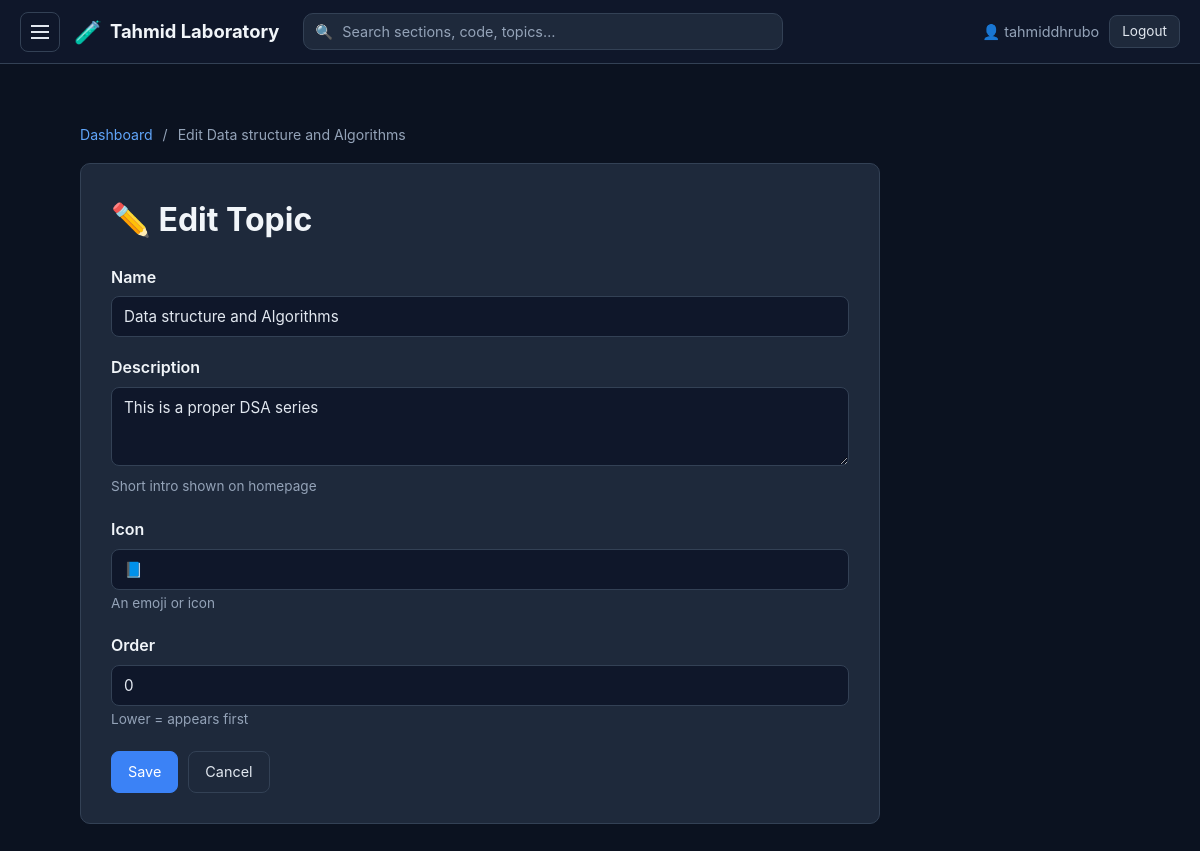
Screenshot of /dashboard/topic/1/edit/ (signed in) with the database file from the repository.
### lab/models.py (models this page shows, shortened)
class Topic(models.Model):
    name = models.CharField(max_length=200, unique=True)
    slug = models.SlugField(max_length=200, unique=True, blank=True)
    description = models.TextField(
        blank=True, help_text="Short intro shown on homepage"
    )
    icon = models.CharField(max_length=50, default="📘", help_text="An emoji or icon")
    order = models.IntegerField(default=0, help_text="Lower = appears first")
    created_at = models.DateTimeField(auto_now_add=True)
    updated_at = models.DateTimeField(auto_now=True)
    class Meta:
        ordering = ["order", "name"]

### lab/views.py (the view)
@staff_required
def dashboard_topic_edit(request, pk):
    topic = get_object_or_404(Topic, pk=pk)
    if request.method == "POST":
        form = TopicForm(request.POST, instance=topic)
        if form.is_valid():
            form.save()
            messages.success(request, "Topic updated.")
            return redirect("lab:dashboard")
    else:
        form = TopicForm(instance=topic)
    return render(
        request,
        "lab/dashboard_topic_form.html",
        {"form": form, "mode": "edit", "topic": topic},
    )

### lab/forms.py
class TopicForm(forms.ModelForm):
    class Meta:
        model = Topic
        fields = ["name", "description", "icon", "order"]
        widgets = {
            "name": forms.TextInput(attrs={"class": "form-control"}),
            "description": forms.Textarea(attrs={"class": "form-control", "rows": 3}),
            "icon": forms.TextInput(
                attrs={"class": "form-control", "placeholder": "🐍"}
            ),
            "order": forms.NumberInput(attrs={"class": "form-control"}),
        }

### lab/views.py (called while the page is built)
def staff_required(view):
    return user_passes_test(
        lambda u: u.is_authenticated and u.is_staff, login_url="/admin/login/"
    )(view)

### lab/templates/lab/dashboard_topic_form.html (shortened to what this page needs)
{% extends 'lab/base.html' %}
{% block content %}
<div class="dash-wrap">
    <div class="breadcrumb">
        <a href="{% url 'lab:dashboard' %}">Dashboard</a>
        <span>/</span>
        {% if mode == 'add' %}New Topic{% else %}Edit {{ topic.name }}{% endif %}
    </div>
    <div class="form-card">
        <h1>{% if mode == 'add' %}➕ New Topic{% else %}✏️ Edit Topic{% endif %}</h1>
        <form method="post">
            {% for field in form %}
            <div class="form-group">
                <label>{{ field.label }}</label>
                {{ field }}
                {% if field.help_text %}<small>{{ field.help_text }}</small>{% endif %}
            </div>
            {% endfor %}
            <div class="form-actions">
                <button type="submit" class="btn btn-primary">Save</button>
                <a href="{% url 'lab:dashboard' %}" class="btn">Cancel</a>
            </div>
        </form>
    </div>
</div>
{% endblock %}

### lab/templates/lab/base.html (shortened to what this page needs)
{% load static %}
<!DOCTYPE html>
<html lang="en">
<head>
    <link rel="stylesheet" href="{% static 'css/style.css' %}">
    <link rel="stylesheet" href="{% static 'css/dashboard.css' %}">
    <link rel="stylesheet" href="https://cdnjs.cloudflare.com/ajax/libs/highlight.js/11.9.0/styles/github-dark.min.css">
</head>
<body>
    <header class="topbar">
        <button class="menu-toggle" onclick="toggleSidebar()" aria-label="Toggle sidebar">
            <span class="hamburger"></span>
        </button>
        <a href="{% url 'lab:home' %}" class="brand">
            <span class="brand-icon">🧪</span>
            <span class="brand-text">Tahmid Laboratory</span>
        </a>
        <form class="search-form" action="{% url 'lab:search' %}" method="get" role="search">
            <span class="search-icon">🔍</span>
            <input type="text" name="q" placeholder="Search sections, code, topics…"
                value="{{ request.GET.q|default:'' }}" class="search-input" autocomplete="off">
        </form>
        <div class="topbar-right">
            {% if user.is_authenticated %}
            <span class="user">👤 {{ user.username }}</span>
            <a href="/admin/logout/" class="btn btn-sm">Logout</a>
            {% else %}
            <a href="/admin/login/" class="btn btn-sm">Login</a>
            {% endif %}
        </div>
    </header>
    <div class="layout">
        <main class="main">
            {% block content %}{% endblock %}
        </main>
    </div>
</body>
</html>

### static/css/style.css (style rules this page uses)
* { box-sizing: border-box; margin: 0; padding: 0; }
:root { --primary: #60a5fa; --primary-dark: #3b82f6; --bg: #0b1220; --bg-alt: #0f172a; --surface: #1e293b; --surface-2: #334155; --border: #334155; --text: #e2e8f0; --text-strong: #f1f5f9; --muted: #94a3b8; --sidebar-bg: #060b16; --sidebar-active: #1e40af; --danger: #f87171; --success: #34d399; --radius: 10px; }
body { font-family: -apple-system, BlinkMacSystemFont, "Segoe UI", Roboto, sans-serif; background: var(--bg); color: var(--text); line-height: 1.6; min-height: 100vh; }
.topbar { position: fixed; top: 0; left: 0; right: 0; height: 64px; background: var(--bg-alt); border-bottom: 1px solid var(--border); display: flex; align-items: center; padding: 0 20px; z-index: 100; gap: 14px; }
.menu-toggle { background: transparent; border: 1px solid var(--border); border-radius: 8px; width: 40px; height: 40px; display: flex; align-items: center; justify-content: center; cursor: pointer; color: var(--text); flex-shrink: 0; transition: 0.15s; }
.hamburger { width: 18px; height: 2px; background: currentColor; position: relative; display: block; }
.hamburger::before, .hamburger::after { content: ''; position: absolute; left: 0; width: 18px; height: 2px; background: currentColor; }
.hamburger::before { top: -6px; }
.hamburger::after { top: 6px; }
.brand { font-size: 1.15rem; font-weight: 700; color: var(--text-strong); text-decoration: none; display: flex; align-items: center; gap: 8px; white-space: nowrap; }
.brand-icon { font-size: 1.4rem; }
.search-form { flex: 1; max-width: 480px; position: relative; margin: 0 10px; }
.search-icon { position: absolute; left: 12px; top: 50%; transform: translateY(-50%); font-size: 0.9rem; color: var(--muted); pointer-events: none; }
.search-input { width: 100%; background: var(--surface); border: 1px solid var(--border); border-radius: 10px; padding: 9px 14px 9px 38px; color: var(--text); font-size: 0.9rem; font-family: inherit; transition: 0.15s; }
.search-input::placeholder { color: var(--muted); }
.topbar-right { margin-left: auto; display: flex; gap: 10px; align-items: center; }
.user { color: var(--muted); font-size: 0.9rem; }
.layout { display: flex; padding-top: 64px; min-height: 100vh; }
.main { flex: 1; padding: 30px 40px; max-width: 1200px; margin: 0 auto; width: 100%; }
.btn { display: inline-block; padding: 8px 16px; border-radius: 8px; background: var(--surface); border: 1px solid var(--border); color: var(--text); text-decoration: none; cursor: pointer; font-size: 0.9rem; transition: 0.15s; font-family: inherit; }
.btn-sm { padding: 5px 12px; font-size: 0.85rem; }
.btn-primary { background: var(--primary-dark); color: white; border-color: var(--primary-dark); }
.form-card { background: var(--surface); border: 1px solid var(--border); border-radius: var(--radius); padding: 30px; max-width: 800px; }
.form-card h1 { margin-bottom: 20px; color: var(--text-strong); }
.form-group { margin-bottom: 18px; }
.form-group label { display: block; font-weight: 600; margin-bottom: 6px; color: var(--text-strong); }
.form-group small { color: var(--muted); font-size: 0.85rem; }
.form-control { width: 100%; padding: 10px 12px; border: 1px solid var(--border); border-radius: 8px; font-family: inherit; font-size: 0.95rem; background: var(--bg-alt); color: var(--text); }
.form-actions { display: flex; gap: 10px; margin-top: 20px; }
.breadcrumb { font-size: 0.88rem; color: var(--muted); margin-bottom: 16px; }
.breadcrumb a { color: var(--primary); text-decoration: none; }
.breadcrumb span { margin: 0 6px; }

### static/css/dashboard.css (style rules this page uses)
.dash-wrap { padding: 30px 40px; max-width: 1400px; margin: 0 auto; }
.breadcrumb { font-size: 0.88rem; color: #94a3b8; margin-bottom: 16px; }
.breadcrumb a { color: #60a5fa; text-decoration: none; }
.breadcrumb span { margin: 0 6px; }

### rows the page displays
Topic: name "Data structure and Algorithms", form "Data structure and Algorithms" "This is a proper DSA series" "📘" "0"

### other values shown
{{ user.username }} "tahmiddhrubo"
{{ field.label }} "Name" "Description" "Icon" "Order"
{{ field.help_text }} "Short intro shown on homepage" "An emoji or icon" "Lower = appears first"
